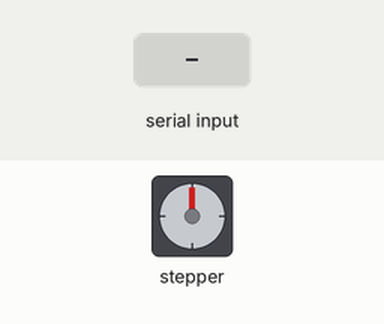
A sketch run on a simulated Arduino Uno, built with avr-gcc and run on an emulated ATmega328P. Shown: stepper motor. Wiring (inferred from the names in the program): stepper motor driver (200 steps per turn assumed): step pin 9; direction pin 10. The inputs (shaded band) are chosen by the test bench. What the sketch prints to the serial monitor is not drawn.

Above: at 1.4 s.
1.5 s: "P90\n" received over Serial
At 2.2 s:
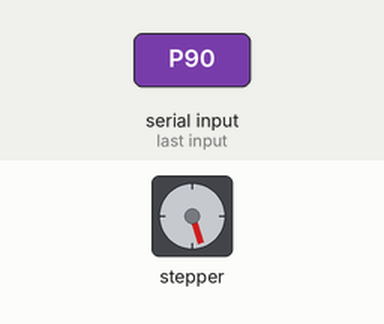
3.0 s: "P90\n" received over Serial
At 4.5 s:
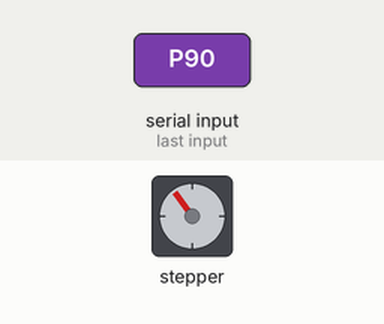
Timing chart, 0 to 6.0 s (numbered marks = the images above; inputs shaded):
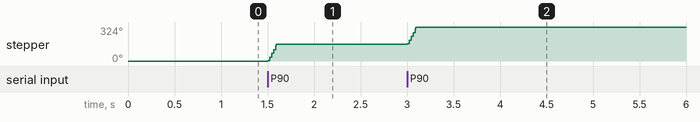

Measured:
- after the input at 1.5 s, stepper: turns 162° clockwise, starting at once
- after the input at 3.0 s, stepper: turns 162° clockwise, starting at once

The sketch:

sifu_s_0527.ino
```cpp
// 电机控制引脚定义
const int PUL_PIN = 9;   // 脉冲输出引脚
const int DIR_PIN = 10;  // 方向控制引脚

// 电机参数
volatile long targetPulses = 0;     // 目标脉冲数
volatile long currentPulses = 0;    // 当前已输出脉冲数
volatile int targetFreq = 1000;     // 目标运行频率(Hz)
volatile int accelTime = 500;       // 加速时间(ms)
volatile int decelTime = 500;       // 减速时间(ms)
volatile bool direction = true;     // 运行方向 true=正转 false=反转
volatile bool isRunning = false;    // 电机运行状态

// 加减速计算变量
volatile long accelPulses = 0;      // 加速阶段脉冲数
volatile long decelPulses = 0;      // 减速阶段脉冲数
volatile long constPulses = 0;      // 匀速阶段脉冲数
volatile float currentFreq = 0;     // 当前频率
volatile unsigned long pulseInterval = 1000; // 当前脉冲间隔(微秒)
unsigned long lastPulseTime = 0;    // 上一次脉冲输出时间

void setup() {
  pinMode(PUL_PIN, OUTPUT);
  pinMode(DIR_PIN, OUTPUT);
  digitalWrite(PUL_PIN, LOW);
  digitalWrite(DIR_PIN, HIGH); // 默认正转

  Serial.begin(9600);
  Serial.println("Arduino电机控制器(加减速版)已就绪");
  Serial.println("指令格式:");
  Serial.println("F<频率> - 设置目标频率(Hz)");
  Serial.println("D<0/1> - 设置方向(0=反转,1=正转)");
  Serial.println("A<时间> - 设置加速时间(ms)");
  Serial.println("B<时间> - 设置减速时间(ms)");
  Serial.println("P<脉冲数> - 设置目标脉冲数并启动");
  Serial.println("S - 立即停止电机");
  Serial.println("R - 查询运行状态");
}

// 计算加减速参数
void calculateAccelDecel() {
  if (targetPulses == 0 || targetFreq == 0) return;

  // 计算加速和减速阶段需要的脉冲数
  accelPulses = (long)(targetFreq * accelTime / 2000.0);
  decelPulses = (long)(targetFreq * decelTime / 2000.0);

  // 如果总脉冲数不足以完成完整的加减速
  if (accelPulses + decelPulses > targetPulses) {
    // 按比例缩短加减速阶段
    float ratio = (float)targetPulses / (accelPulses + decelPulses);
    accelPulses = (long)(accelPulses * ratio);
    decelPulses = (long)(decelPulses * ratio);
    constPulses = 0;
  } else {
    constPulses = targetPulses - accelPulses - decelPulses;
  }

  currentFreq = 0;
  pulseInterval = 1000000; // 初始频率1Hz
}

void loop() {
  // 处理串口指令
  if (Serial.available() > 0) {
    String cmd = Serial.readStringUntil('\n');
    cmd.trim();

    if (cmd.startsWith("F")) {
      int freq = cmd.substring(1).toInt();
      if (freq > 0 && freq <= 20000) {
        targetFreq = freq;
        Serial.print("目标频率已设置为: ");
        Serial.print(freq);
        Serial.println(" Hz");
      } else {
        Serial.println("错误: 频率范围应为1-20000Hz");
      }
    }
    else if (cmd.startsWith("D")) {
      int dir = cmd.substring(1).toInt();
      direction = (dir == 1);
      digitalWrite(DIR_PIN, direction ? HIGH : LOW);
      Serial.print("方向已设置为: ");
      Serial.println(direction ? "正转" : "反转");
    }
    else if (cmd.startsWith("A")) {
      int time = cmd.substring(1).toInt();
      if (time >= 0 && time <= 5000) {
        accelTime = time;
        Serial.print("加速时间已设置为: ");
        Serial.print(time);
        Serial.println(" ms");
      } else {
        Serial.println("错误: 加速时间范围应为0-5000ms");
      }
    }
    else if (cmd.startsWith("B")) {
      int time = cmd.substring(1).toInt();
      if (time >= 0 && time <= 5000) {
        decelTime = time;
        Serial.print("减速时间已设置为: ");
        Serial.print(time);
        Serial.println(" ms");
      } else {
        Serial.println("错误: 减速时间范围应为0-5000ms");
      }
    }
    else if (cmd.startsWith("P")) {
      long pulses = cmd.substring(1).toInt();
      if (pulses > 0) {
        targetPulses = pulses;
        currentPulses = 0;
        calculateAccelDecel();
        isRunning = true;
        Serial.print("开始运行，目标脉冲数: ");
        Serial.println(targetPulses);
      } else {
        Serial.println("错误: 脉冲数必须大于0");
      }
    }
    else if (cmd == "S") {
      isRunning = false;
      currentPulses = 0;
      targetPulses = 0;
      digitalWrite(PUL_PIN, LOW);
      Serial.println("电机已紧急停止");
    }
    else if (cmd == "R") {
      Serial.print("状态:");
      Serial.print(isRunning ? "运行中" : "停止");
      Serial.print(" 进度:");
      Serial.print(currentPulses);
      Serial.print("/");
      Serial.print(targetPulses);
      Serial.print(" 频率:");
      Serial.print(currentFreq);
      Serial.println(" Hz");
    }
    else {
      Serial.println("未知指令");
    }
  }

  // 电机脉冲输出主循环（加减速控制）
  if (isRunning && currentPulses < targetPulses) {
    unsigned long now = micros();
    if (now - lastPulseTime >= pulseInterval) {
      // 输出脉冲
      digitalWrite(PUL_PIN, HIGH);
      delayMicroseconds(2); // 确保脉冲宽度足够
      digitalWrite(PUL_PIN, LOW);

      currentPulses++;
      lastPulseTime = now;

      // 更新当前频率（加减速逻辑）
      if (currentPulses < accelPulses) {
        // 加速阶段
        currentFreq = (float)currentPulses * targetFreq / accelPulses;
      }
      else if (currentPulses < accelPulses + constPulses) {
        // 匀速阶段
        currentFreq = targetFreq;
      }
      else {
        // 减速阶段
        long decelPos = currentPulses - accelPulses - constPulses;
        currentFreq = targetFreq * (1.0 - (float)decelPos / decelPulses);
      }

      // 确保频率不低于1Hz
      if (currentFreq < 1) currentFreq = 1;

      // 更新脉冲间隔
      pulseInterval = 1000000 / currentFreq;

      // 运行完成
      if (currentPulses >= targetPulses) {
        isRunning = false;
        currentFreq = 0;
        Serial.println("运行完成");
      }
    }
  }
}
```
